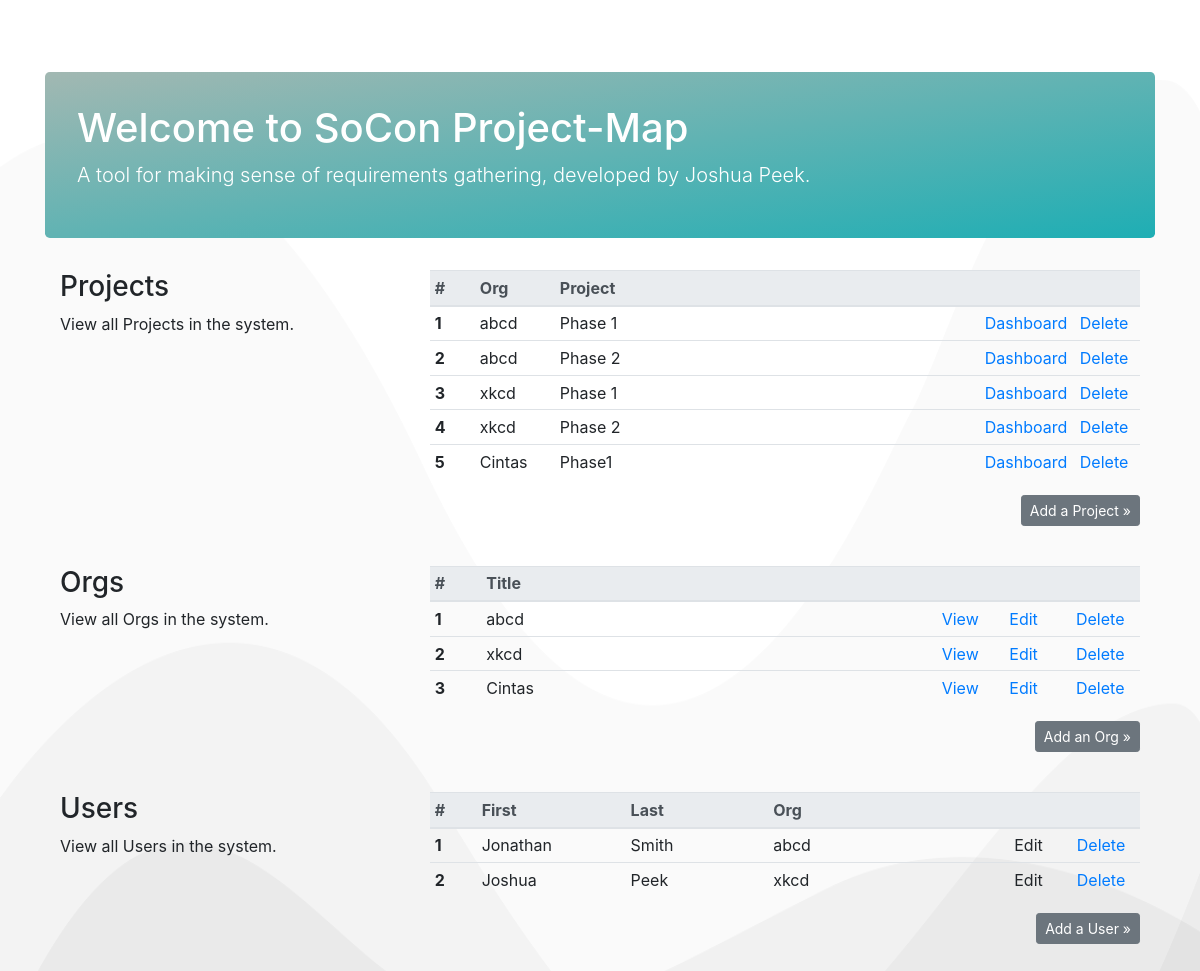
The page / on the database its author committed.
### database_setup.py (models this page shows, shortened)
class Project(Base):
    __tablename__ = 'project'
    id = Column(Integer, primary_key=True)
    title = Column(String(250), nullable=False)
    description = Column(String(500))
    org_id = Column(Integer, ForeignKey('org.id'))
    org = relationship(Org)

class Org(Base):
    __tablename__ = 'org'
    id = Column(Integer, primary_key=True)
    title = Column(String(250), nullable=False)
    description = Column(String(500))

class userOrg(Base):
    __tablename__ = 'userorg'
    id = Column(Integer, primary_key=True)
    access = Column(String(1), nullable=False)
    user_id = Column(Integer, ForeignKey('user.id'))
    user = relationship(user)
    org_id = Column(Integer, ForeignKey('org.id'))
    org = relationship(Org)

class user(Base):
    __tablename__ = 'user'
    id = Column(Integer, primary_key=True)
    firstname = Column(String(100))
    lastname = Column(String(100))
    email = Column(String(250))

### app.py (the view)
@app.route('/')
def mainPage():
    allorgs = session.query(Org).all()
    allprojects = session.query(Project).all()
    userOrgs = session.query(userOrg).all()
    return render_template('main.html', allorgs=allorgs,
                            allprojects=allprojects,
                            userOrgs=userOrgs)

### templates/main.html (shortened to what this page needs)
<!doctype html>
<html lang="en">
  {% include "header.html" %}
  <body>
    <main role="main" class="container">
      <div class="jumbotron">
        <h1>Welcome to SoCon Project-Map</h1>
        <p class="lead">A tool for making sense of requirements gathering,
          developed by Joshua Peek.</p>
      </div>
      <div class="container">
        <div class="row mb-4">
          <div class="col-md-4">
            <h3>Projects</h3>
            View all Projects in the system.
          </div>
          <div class="col-md-8">
              <table class="table table-responsive table-sm table-hover" width="100%">
                <thead class="thead-light">
                  <tr>
                    <th scope="col" width="45px">#</th>
                    <th scope="col" width="80px">Org</th>
                    <th scope="col" width="425px">Project</th>
                    <th scope="col" width="95px"></th>
                    <th scope="col" width="65px"></th>
                  </tr>
                </thead>
                <tbody>
                  {% for i in allprojects %}
                  <tr>
                    <th scope="row">{{loop.index}}</th>
                    <td>{{i.org.title}}</td>
                    <td>{{i.title}}</td>
                    <td><a href='{{url_for('projectPage', org_id = i.org.id,  project_id = i.id)}}'>Dashboard</a></td>
                    <td><a href='{{url_for('delProject', org_id = i.org.id,  project_id = i.id)}}'>Delete</a></td>
                  </tr>
                  {% endfor %}
                </tbody>
              </table>
            <span style="float:right;">
              <p><button type="button" class="btn btn-secondary btn-sm" data-toggle="modal" data-target="#add-project">Add a Project &raquo;</button></p>
            </span>
          </div>
        </div>
        <div class="row mb-4">
          <div class="col-md-4">
            <h3>Orgs</h3>
              <p>View all Orgs in the system.</p>
          </div>
          <div class="col-md-8">
              <table class="table table-responsive table-sm table-hover" width="100%">
                <thead class="thead-light">
                  <tr>
                    <th scope="col" width="55px">#</th>
                    <th scope="col" width="501px">Title</th>
                    <th scope="col" width="70px"></th>
                    <th scope="col" width="70px"></th>
                    <th scope="col" width="70px"></th>
                  </tr>
                </thead>
                <tbody>
                  {% for i in allorgs %}
                  <tr>
                    <th scope="row">{{loop.index}}</th>
                    <td>{{i.title}}</td>
                    <td><a href='{{url_for('orgPage', org_id = i.id)}}'>View</a></td>
                    <td><a href='{{url_for('editOrg', org_id = i.id)}}'>Edit</a></td>
                    <td><a href='{{url_for('delOrg', org_id = i.id)}}'>Delete</a></td>
                  </tr>
                  {% endfor %}
                </tbody>
              </table>
            <span style="float:right;">
              <p><button type="button" class="btn btn-secondary btn-sm" data-toggle="modal" data-target="#add-org">Add an Org &raquo;</button></p>
            </span>
          </div>
        </div>
        <div class="row mb-4">
          <div class="col-md-4">
            <h3>Users</h3>
              <p>View all Users in the system.</p>
          </div>
          <div class="col-md-8">
              <table class="table table-responsive table-sm table-hover" width="100%">
                <thead class="thead-light">
                  <tr>
                    <th scope="col" width="55px">#</th>
                    <th scope="col" width="170px">First</th>
                    <th scope="col" width="170px">Last</th>
                    <th scope="col" width="300px">Org</th>
                    <th scope="col" width="70px"></th>
                    <th scope="col" width="71px"></th>
                  </tr>
                </thead>
                <tbody>
                  {% for i in userOrgs %}
                  <tr>
                    <th scope="row">{{loop.index}}</th>
                    <td>{{i.user.firstname}}</td>
                    <td>{{i.user.lastname}}</td>
                    <td>{{i.org.title}}</td>
                    <td>Edit</td>
                    <td><a href='{{url_for('delUser', user_id = i.user.id)}}'>Delete</a></td>
                  </tr>
                  {% endfor %}
                </tbody>
              </table>
            <span style="float:right;">
              <p><button type="button" class="btn btn-secondary btn-sm" data-toggle="modal" data-target="#add-user">Add a User &raquo;</button></p>
            </span>
          </div>
        </div>
  </body>
</html>

### rows shown on the page
Project: org "abcd", title "Phase 1"
Project: org "abcd", title "Phase 2"
Project: org "xkcd", title "Phase 1"
Project: org "xkcd", title "Phase 2"
Project: org "Cintas", title "Phase1"
Org: title "abcd"
Org: title "xkcd"
Org: title "Cintas"
userOrg: user.firstname "Jonathan", user.lastname "Smith", org "abcd"
userOrg: user.firstname "Joshua", user.lastname "Peek", org "xkcd"
